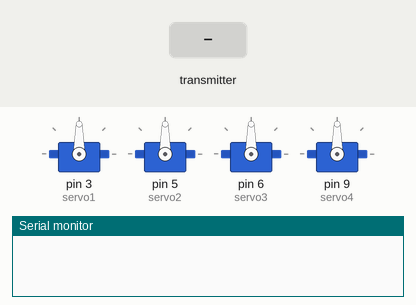
A sketch run on a simulated Arduino Uno, built with avr-gcc and run on an emulated ATmega328P. Parts: 4 × servo, the last lines printed to the serial monitor. The test bench sets the inputs (shaded band). No radio packets arrive unless stated.

Above: at 1.2 s.
1.3 s: the transmitter starts sending data.0 = 0
At 2.5 s:
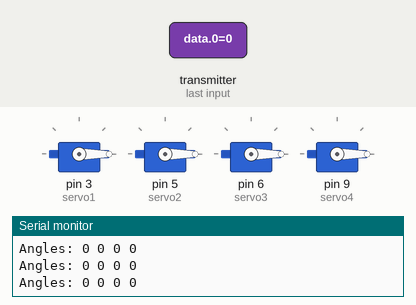
2.8 s: the transmitter starts sending data.1 = 256
At 3.7 s:
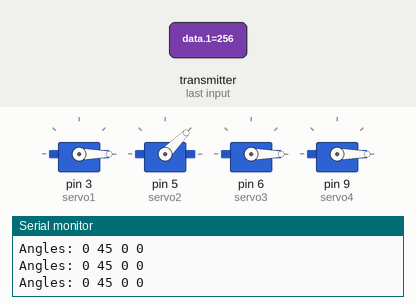
4.3 s: the transmitter starts sending data.2 = 256
At 4.8 s:
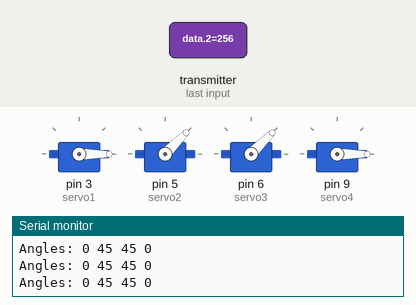
5.8 s: the transmitter starts sending data.3 = 256
At 7.0 s:
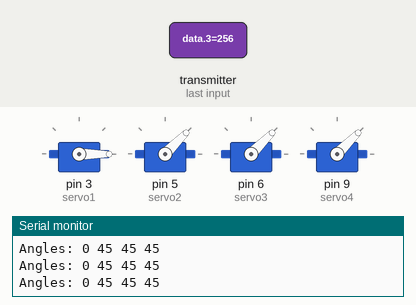
7.3 s: the transmitter starts sending data.0 = 256
At 8.4 s:
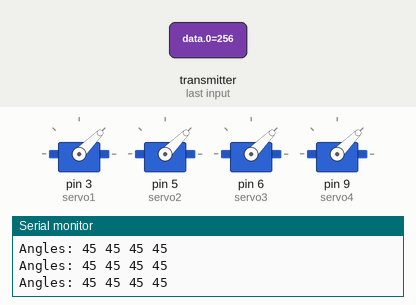
8.8 s: the transmitter starts sending data.1 = 0
At 9.5 s:
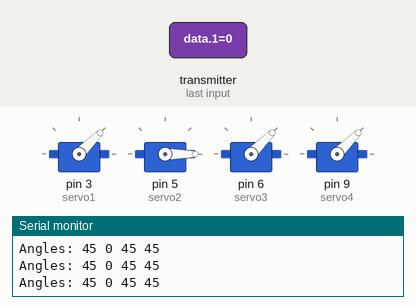
Timing chart, 0 to 11.3 s (numbered marks = the images above; inputs shaded):
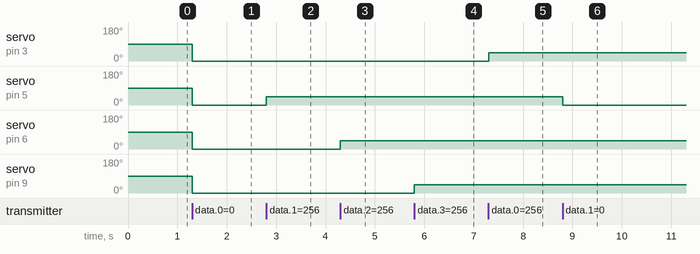

Measured:
- after the input at 1.3 s, servo on pin 3 (servo1), servo on pin 5 (servo2), servo on pin 6 (servo3), servo on pin 9 (servo4): 90° → 0° at once
- after the input at 2.8 s, servo on pin 5 (servo2): 0° → 45° at once
- after the input at 4.3 s, servo on pin 6 (servo3): 0° → 45° at once
- after the input at 5.8 s, servo on pin 9 (servo4): 0° → 45° at once
- after the input at 7.3 s, servo on pin 3 (servo1): 0° → 45° at once
- after the input at 8.8 s, servo on pin 5 (servo2): 45° → 0° at once

The sketch:

nRF_RX_Manipulator.ino
```cpp
#include <SPI.h>
#include <nRF24L01.h>
#include <RF24.h>
#include <Servo.h>

RF24 radio(9, 10); // CE, CSN
const byte address[6] = "00001";

int data[4]; // Received joystick values

// Create servo objects
Servo servo1; // Base
Servo servo2; // Shoulder
Servo servo3; // Elbow
Servo servo4; // Gripper / Wrist

void setup() {
  Serial.begin(9600);

  // Attach servos to PWM pins
  servo1.attach(3);
  servo2.attach(5);
  servo3.attach(6);
  servo4.attach(9);

  radio.begin();
  radio.openReadingPipe(0, address);
  radio.setPALevel(RF24_PA_MIN);
  radio.startListening(); // RX mode
}

void loop() {
  if (radio.available()) {
    radio.read(&data, sizeof(data));

    int x1 = data[0];
    int y1 = data[1];
    int x2 = data[2];
    int y2 = data[3];

    // Convert joystick (0–1023) → servo angle (0–180)
    int angle1 = map(x1, 0, 1023, 0, 180);
    int angle2 = map(y1, 0, 1023, 0, 180);
    int angle3 = map(x2, 0, 1023, 0, 180);
    int angle4 = map(y2, 0, 1023, 0, 180);

    // Move servos
    servo1.write(angle1);
    servo2.write(angle2);
    servo3.write(angle3);
    servo4.write(angle4);

    // Debug
    Serial.print("Angles: ");
    Serial.print(angle1); Serial.print(" ");
    Serial.print(angle2); Serial.print(" ");
    Serial.print(angle3); Serial.print(" ");
    Serial.println(angle4);
  }
}
```
